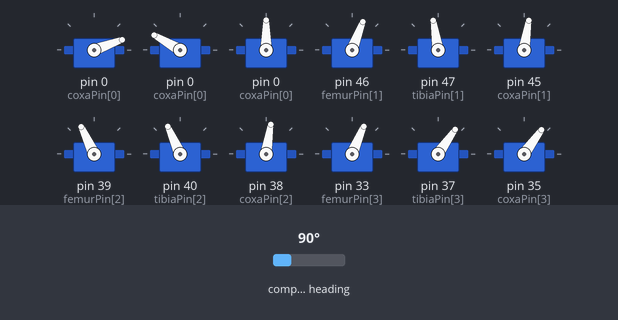
Bench run of a sketch on a simulated Arduino Mega 2560, built with avr-gcc and run on an emulated ATmega2560. Parts: 12 × servo. The test bench sets the inputs (shaded band); at power-on: compass heading 90°. What the sketch prints to the serial monitor is not drawn.

Above: at 5.05 s.
At 5.7 s:
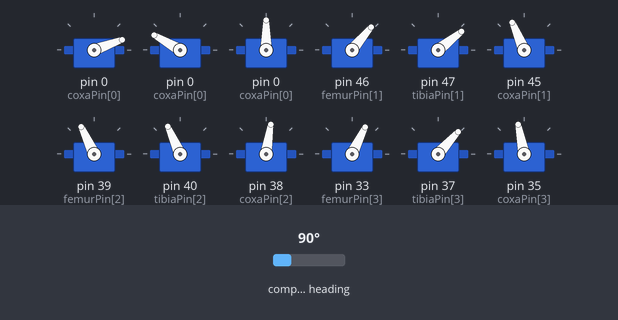
At 6.05 s:
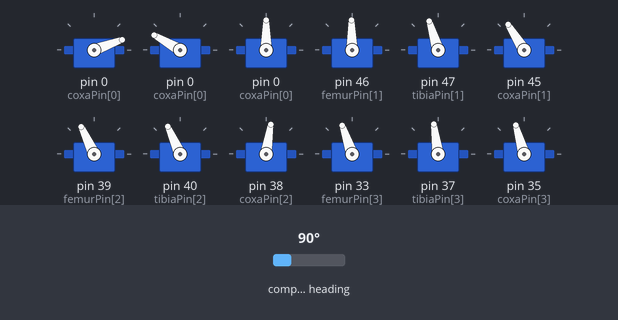
At 6.4 s:
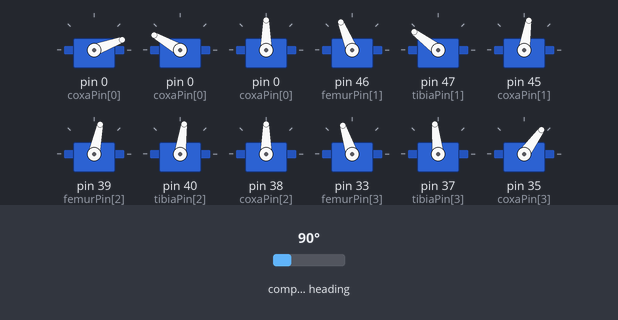
At 7.1 s:
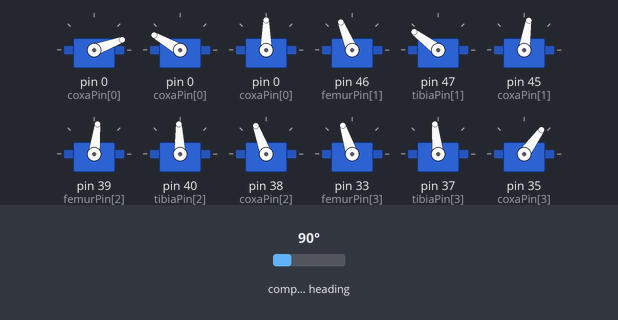
At 7.8 s:
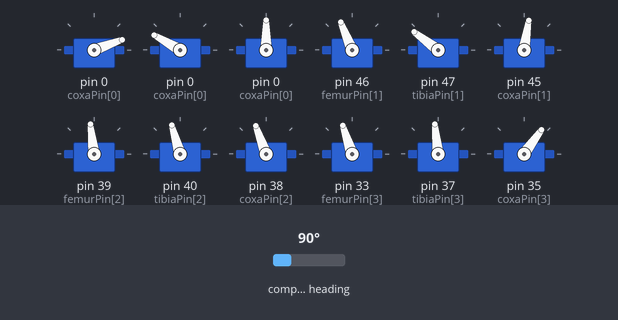
Timing chart, 0 to 11.5 s (numbered marks = the images above):
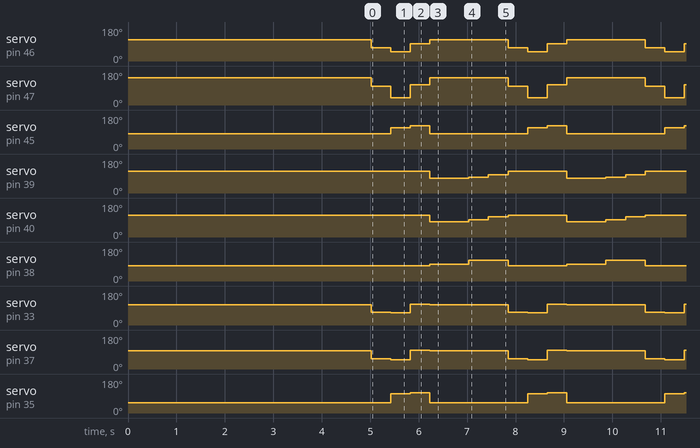

The sketch:

Tes_Tangga.ino
```cpp
#include <QMC5883LCompass.h>

#include <Servo.h>
#include <Math.h>
#include <EEPROM.h>
#include <SoftwareSerial.h>
#include <QMC5883LCompass.h>

//SoftwareSerial hc06(0,1);

Servo coxa[7];
Servo femur[7];
Servo tibia[7];

//double deg_fem1, deg_fem2,

const int coxaPin[] = {0, 45, 38, 35, 28, 18, 6};
const int femurPin[] = {0, 46, 39, 33, 31, 19, 8}; //Femur kaki 4 ada di pin 8 (femur[6]), femur[0] itu leher
const int tibiaPin[] = {0, 47, 40, 37, 30, 22, 9}; //Tibia kaki 4 ada di pin 9 (tibia[6]), tibia[0] itu gripper

/* Bentuk kartesian kaki kiri
                ^ +z
                |
                |
                |
                |
  -y <- - - - - -

 */

 /* Bentuk kartesian kaki kanan
       ^ +z
       |
       |
       |
       |
       - - - - - > +y
 */

const double L_TO = 70.0; // panjang femur-tibia 70 mm
const double L_TF = 42.0; // panjang tibia-target 42 mm

const double Y_Rest =  70.0;
const double Z_Rest = -80.0;

// Kaki kanan (ini di daerah +)
double JXActR = 0.0;  // -20 <= x <= 20  (titik 0 adalah 0 derajat dengan sumbu x) 0
double JYActR = 0.0;   // 0 <= y <= 8  (menjauh -> mendekat body) 0
double JZActR = 0.0;  // 0 <= z <= 15 (naik -> turun)  -7

// Kaki kiri (ini di daerah -)
double JXActL = 0.0;  // -20 <= x <= 20  (titik 0 adalah 0 derajat dengan sumbu x) 0
double JYActL = 0.0;   // -8 <= y <= 0  (mendekat -> menjauh body) 40
double JZActL = 0.0;  //  <= z <= 10 (naik -> turun) 70

const double deg_TibiaLag = 15.4;

char dataRead, tampung;
int diff_y=1,a,akeep,anew,anewkeep;
int stepbelok_x=10,stepbelok_z=20;
QMC5883LCompass compass;

void setup() {
  // put your setup code here, to run once:

  // batas atas femur = 140
  // batas bawah femur = 90
  // batas atas tibia = 90+30
  // batas bawah tibia = 90-30

  Serial3.begin (9600);
  Serial.begin (9600);
  //hc06.begin(9600);
  compass.init();
  hitungcompass();
  akeep=a;

  for (int i = 0; i < 7; i++) {

    femur[i].attach (femurPin[i]);
    tibia[i].attach (tibiaPin[i]);
    coxa[i].attach (coxaPin[i]);

    if (i <= 3) { //kaki kiri
      femur[i].write (90);
      tibia[i].write (180);
    }
    else {
      femur[i].write (90+5);
      tibia[i].write (0);
    }
      femur[0].write (20);
      tibia[0].write (150);

  }

  coxa[1].write (90+45);
  coxa[2].write (90);
  coxa[3].write (90-45);

  coxa[4].write (90-45);
  coxa[5].write (90);
  coxa[6].write (90+45);
  //delay (50000000);
  // Berdiri ();
  // delay(7000);
  CartesianMoveLeg (-10,-10,0, 3); //kaki depan dorong
  CartesianMoveLeg (80,-10,30, 1); //kaki belakang dorong
  CartesianMoveLeg (-10,0,0, 5); // kaki tengah dorong
  CartesianMoveLeg (10,-10,0, 6);//kaki depan dorong
  CartesianMoveLeg (-80,-10,30, 4); //kaki belakang dorong
  CartesianMoveLeg (10,0,0, 2); //kaki tengah dorong
  delay(5000);

  // CartesianMoveLeg (-20,20,30, 4); //kaki belakang pijak
  // CartesianMoveLeg (20,20,30, 1); //kaki belakang pijak
  //   delay(5000000);

  //CartesianMoveLeg (-40,-10,0, 6); //kaki belakang pijak

}

void Berdiri () {

  // Berdiri
    for (int i = 1; i < 7; i++) {

      if (i > 3) {
        CartesianMoveLeg (JXActL, JYActL+diff_y, JZActL, i);
      }
      else {
        CartesianMoveLeg (JXActR, JYActR+diff_y, JZActR, i);
      }
    }

}

void loop() {

  int interval = 400;
  int pindah =30;

  //pasanagan 1
  CartesianMoveLeg (-10,-10,30, 3); //kaki depan angkat
  CartesianMoveLeg (80,-10,60, 1); //kaki belakang angkat
  CartesianMoveLeg (0,10,30, 5); // kaki tengah angkat
  CartesianMoveLeg (10,-10,0, 6); //kaki depan dorong
  CartesianMoveLeg (-80,-10,30, 4); //kaki belakang dorong
  CartesianMoveLeg (10,0,0, 2); // kaki tengah dorong
  delay(interval);

  CartesianMoveLeg (-45,-40,30, 3); //kaki depan angkat maju
  CartesianMoveLeg (20,-20,40, 1); //kaki belakang angkat maju
  CartesianMoveLeg (30,10,30, 5); // kaki tengah angkat maju
  delay(interval);

  CartesianMoveLeg (-55,-40,0, 3); //kaki depan pijak
  CartesianMoveLeg (20,20,30, 1); //kaki belakang pijak
  CartesianMoveLeg (30,10,20, 5); // kaki tengah pijak
  delay(interval);

  //pasangan 2
  CartesianMoveLeg (10,-10,30, 6); //kaki depan angkat
  CartesianMoveLeg (-80,-10,60, 4); //kaki belakang angkat
  CartesianMoveLeg (0,10,30, 2); // kaki tengah angkat
  CartesianMoveLeg (-10,-10,0, 3); //kaki depan dorong
  CartesianMoveLeg (80,-10,30, 1); //kaki belakang dorong
  CartesianMoveLeg (-10,0,0, 5); // kaki tengah dorong
  delay(interval);
//////////////////////////////////////////

  CartesianMoveLeg (10,-10,30, 6); //kaki depan angkat
  CartesianMoveLeg (-80,-10,40, 4); //kaki belakang angkat
  CartesianMoveLeg (0,10,30, 2); // kaki tengah angkat
  delay(interval);

  CartesianMoveLeg (45,-40,30, 6); //kaki depan angkat maju
  CartesianMoveLeg (-20,-20,60, 4); //kaki belakang angkat maju
  CartesianMoveLeg (-30,10,30, 2); // kaki tengah angkat maju
  delay(interval);

  CartesianMoveLeg (55,-30,15, 6); //kaki depan pijak
  CartesianMoveLeg (-20,20,30, 4); //kaki belakang pijak
  CartesianMoveLeg (-30,10,20, 2); // kaki tengah pijak
  delay(interval);


  //pasangan 1
  // CartesianMoveLeg (-45,-40,40, 3); //kaki depan angkat
  // delay(interval);
  // CartesianMoveLeg (-95,-30,50, 3); //kaki depan angkat maju
  // delay(interval);
  // CartesianMoveLeg (-85,-30,20, 3); //kaki depan pijak
  // delay(interval);
  // CartesianMoveLeg (-70,-15,50, 4);//kaki belakang angkat
  // delay(interval);
  // CartesianMoveLeg (-25,-5,50, 4);//kaki belakang angkat maju
  // delay(interval);
  // CartesianMoveLeg (-25,-5,10 , 4); //kaki belakang pijak
  // delay(interval);
  // delay(1000000);

  //pasangan 2
  // CartesianMoveLeg (40,-40,50, 6); // kaki depan angkat
  // delay(interval);
  // tibia[6].write (0);
  // delay(200);
  // CartesianMoveLeg (100,-30,50, 6); // kaki depan angkat maju
  // delay(interval);
  // CartesianMoveLeg (80,-30,15, 6); //kaki depan pijak
  // delay(interval);
  // CartesianMoveLeg (30,0,40, 1); //kaki belakang angkat
  // delay(interval);
  // CartesianMoveLeg (-40,0,40, 1); //kaki belakang angkat maju
  // delay(interval);
  // CartesianMoveLeg (-40,0,10, 1); //kaki belakang pijak
  // delay(interval);

  //pasangan 3
  // CartesianMoveLeg (0,0,40, 2);//kaki tengah angkat
  // CartesianMoveLeg (0,0,40, 5);//kaki tengah angkt
  // delay(interval);

  // CartesianMoveLeg (-55,0,40, 2);//kaki tengah angkat maju
  // CartesianMoveLeg (55,0,40, 5);//kaki tengah angkt maju
  // delay(interval);

  // CartesianMoveLeg (-65,-20,15, 2); //kaki tengah pijak
  // CartesianMoveLeg (65,-20,10, 5); // kaki tengah pijak
  // delay(1000000);


  //joget2
  /*
  CartesianMoveLeg (-30,-30+pindah,0, 3); //kaki depan pijak
  CartesianMoveLeg (0,-30-pindah,0, 4); //kaki belakang pijak
  CartesianMoveLeg (0,-30+pindah,0, 1); //kaki belakang pijak
  CartesianMoveLeg (30,-30-pindah,0, 6); //kaki depan pijak
  CartesianMoveLeg (-30,-30+pindah,0, 2); //kaki tengah tancap
  CartesianMoveLeg (30,-30-pindah,0, 5); // kaki tengah tancap
  delay(interval);

  CartesianMoveLeg (-30,-30-pindah,0, 3); //kaki depan pijak
  CartesianMoveLeg (0,-30+pindah,0, 4); //kaki belakang pijak
  CartesianMoveLeg (0,-30-pindah,0, 1); //kaki belakang pijak
  CartesianMoveLeg (30,-30+pindah,0, 6); //kaki depan pijak
  CartesianMoveLeg (-30,-30-pindah,0, 2); //kaki tengah tancap
  CartesianMoveLeg (30,-30+pindah,0, 5); // kaki tengah tancap
  delay(interval);*/

  //tes koordinat
 /*
  CartesianMoveLeg (-60,-30,30, 3); //kaki depan pijak
  CartesianMoveLeg (0,-10,50, 4); //kaki belakang pijak
  CartesianMoveLeg (0,-10,50, 1); //kaki belakang pijak
  CartesianMoveLeg (60,-30,30, 6); //kaki depan pijak
  CartesianMoveLeg (-30,0,40, 2); //kaki tengah pijak
  CartesianMoveLeg (30,0,40, 5); // kaki tengah pijak
  delay(2000);
  CartesianMoveLeg (-30,-40,0, 3); //kaki depan dorong
  CartesianMoveLeg (30,-40,0, 6);//kaki depan dorong
  CartesianMoveLeg (0,10,10, 2); //kaki tengah dorong
  CartesianMoveLeg (0,10,10, 5); // kaki tengah dorong
  CartesianMoveLeg (30,0,0, 1); //kaki belakang dorong
  CartesianMoveLeg (-30,0,0 , 4); //kaki belakang dorong
  delay(5000);*/

  // CartesianMoveLeg (30,0,0, 2); //kaki tengah dorong
  // CartesianMoveLeg (-30,0,0, 5); // kaki tengah dorong
  // CartesianMoveLeg (-30,-40,0, 3); //kaki depan dorong
  // CartesianMoveLeg (30,-40,0, 6);//kaki depan dorong
  // CartesianMoveLeg (60,-30,-5, 1); //kaki belakang dorong
  // CartesianMoveLeg (-60,-30,-5 , 4); //kaki belakang dorong
  // delay(2000);

  //jalan maju tangga
  /*
  CartesianMoveLeg (0,0,40, 3); //kaki depan angkat
  delay(100);
  CartesianMoveLeg (-60,-30,40, 4);//kaki belakang angkat
  delay(interval);

  CartesianMoveLeg (-60,-30,30, 3); //kaki depan pijak
  delay(100);
  CartesianMoveLeg (0,-10,50, 4); //kaki belakang pijak
  delay(interval);

  CartesianMoveLeg (60,-30,40, 1); //kaki belakang angkat
  delay(100);
  CartesianMoveLeg (0,0,40, 6); // kaki depan angkat
  delay(interval);

  CartesianMoveLeg (0,-10,50, 1); //kaki belakang pijak
  delay(100);
  CartesianMoveLeg (60,-30,30, 6); //kaki depan pijak
  delay(interval);

  CartesianMoveLeg (0,0,40, 2);//kaki tengah angkat triangle
  delay(100);
  CartesianMoveLeg (0,0,40, 5);//kaki tengah angkt triangle
  delay(interval);

  CartesianMoveLeg (-30,0,40, 2); //kaki tengah pijak
  delay(100);
  CartesianMoveLeg (30,0,40, 5); // kaki tengah pijak
  delay(interval);

  CartesianMoveLeg (-30,-40,0, 3); //kaki depan dorong
  CartesianMoveLeg (30,-40,0, 6);//kaki depan dorong
  CartesianMoveLeg (0,10,10, 2); //kaki tengah dorong
  CartesianMoveLeg (0,10,10, 5); // kaki tengah dorong
  CartesianMoveLeg (30,0,0, 1); //kaki belakang dorong
  CartesianMoveLeg (-30,0,0 , 4); //kaki belakang dorong
  delay(interval);*/


  /*
    CartesianMoveLeg (30,0,0, 2); //kaki tengah dorong
    CartesianMoveLeg (-30,0,0, 5); // kaki tengah dorong
    delay(3000);


    CartesianMoveLeg (30,0,40, 2); //kaki tengah angkat
    CartesianMoveLeg (-30,0,40, 5); // kaki tengah angkat
    delay(3000);

    CartesianMoveLeg (0,0,40, 5);//kaki tengah angkat triangle
    CartesianMoveLeg (0,0,40, 5);//kaki tengah angkt triangle

    CartesianMoveLeg (-30,0,40, 2); //kaki tengah angkat maju
    CartesianMoveLeg (30,0,40, 5); // kaki tengah angkat maju
    delay(3000);

    CartesianMoveLeg (-30,0,0, 2); //kaki tengah tancap
    CartesianMoveLeg (30,0,0, 5); // kaki tengah tancap
    delay(3000);
  */


  // put your main code here, to run repeatedL_Oy:
  /*
  CartesianMoveLeg (0,0,50, 3); //kaki depan angkat
  //CartesianMoveLeg (0,0,50, 6); // kaki depan angkat
  delay(3000);

  CartesianMoveLeg (-60,-30,40, 3); //kaki depan pijak
  //CartesianMoveLeg (60,-30,40, 6); //kaki depan pijak
  delay(3000);

  CartesianMoveLeg (0,0,0, 3); //kaki depan dorong
  //CartesianMoveLeg (0,0,0, 6);//kaki depan dorong
  delay(3000);
*/


  /* KAKI
  CartesianMoveLeg (60,-30,-5, 1); //kaki belakang dorong
  CartesianMoveLeg (-60,-30,-5 , 4); //kaki belakang dorong
  delay(3000);


  CartesianMoveLeg (60,-30,40, 1); //kaki belakang angkat
  //CartesianMoveLeg (-60,-30,40, 4);//kaki belakang angkat
  delay(3000);

   CartesianMoveLeg (0,0,50, 1); //kaki belakang pijak
  //CartesianMoveLeg (0,0,50, 4); //kaki belakang pijak
  delay(3000);

  //CartesianMoveLeg (-40,7,60, 3);
  //CartesianMoveLeg (40,7,60, 6);
  */
}

void Belok_Kanan () {

     int interval=150;
    //------------------------------------// Pasangan 1 angkat
      CartesianMoveLeg (0,9+diff_y,65, 1);
      CartesianMoveLeg (0,9+diff_y,65, 3);
      CartesianMoveLeg (0,9+diff_y,65, 5);
      delay (interval);
//
    //------------------------------------// Pasangan 2 dorong belakang
      CartesianMoveLeg (0,0+diff_y,0, 4);
      CartesianMoveLeg (0,0+diff_y,0, 6);
      CartesianMoveLeg (0,0+diff_y,0, 2);
//
    //------------------------------------// Pasangan 1 geser
      CartesianMoveLeg (stepbelok_x,9+diff_y,stepbelok_z, 1);
      CartesianMoveLeg (stepbelok_x,9+diff_y,stepbelok_z, 3);
      CartesianMoveLeg (stepbelok_x,9+diff_y,stepbelok_z, 5);
      delay (interval);
//
    //------------------------------------// Pasangan 1 tancap
      CartesianMoveLeg (stepbelok_x,0+diff_y,-1, 1);
      CartesianMoveLeg (stepbelok_x,0+diff_y,-1, 3);
      CartesianMoveLeg (stepbelok_x,0+diff_y,-1, 5);
      delay (interval);
//
      //------------------------------------// Pasangan 2 angkat
      CartesianMoveLeg (0, 9+diff_y, stepbelok_z, 4);
      CartesianMoveLeg (0, 9+diff_y, stepbelok_z, 6);
      CartesianMoveLeg (0, 9+diff_y, stepbelok_z, 2);
      delay (interval);
//
      //------------------------------------// Pasangan 1 dorong belakang
      CartesianMoveLeg (0,0+diff_y,0, 1);
      CartesianMoveLeg (0,0+diff_y,0, 3);
      CartesianMoveLeg (0,0-diff_y,0, 5);
//
    //------------------------------------// Pasangan 2 geser
      CartesianMoveLeg (stepbelok_x,9+diff_y,stepbelok_z, 4);
      CartesianMoveLeg (stepbelok_x,9+diff_y,stepbelok_z, 6);
      CartesianMoveLeg (stepbelok_x,9+diff_y,stepbelok_z, 2);
      delay (interval);
//
    //------------------------------------// Pasangan 2 tancap
      CartesianMoveLeg (stepbelok_x,0+diff_y,-1, 4);
      CartesianMoveLeg (stepbelok_x,0+diff_y,-1, 6);
      CartesianMoveLeg (stepbelok_x,0+diff_y,-1, 2);
      delay (interval);


}

void Belok_Kiri () {

     int interval=150;
    //------------------------------------// Pasangan 1 angkat
      CartesianMoveLeg (0,9+diff_y,stepbelok_z, 1);
      CartesianMoveLeg (0,9+diff_y,stepbelok_z, 3);
      CartesianMoveLeg (0,9+diff_y,stepbelok_z, 5);
      delay (interval);
//
    //------------------------------------// Pasangan 2 dorong belakang
      CartesianMoveLeg (0,0+diff_y,0, 4);
      CartesianMoveLeg (0,0+diff_y,0, 6);
      CartesianMoveLeg (0,0+diff_y,0, 2);
//
    //------------------------------------// Pasangan 1 geser
      CartesianMoveLeg (-stepbelok_x,9+diff_y,stepbelok_z, 1);
      CartesianMoveLeg (-stepbelok_x,9+diff_y,stepbelok_z, 3);
      CartesianMoveLeg (-stepbelok_x,9+diff_y,stepbelok_z, 5);
      delay (interval);
//
    //------------------------------------// Pasangan 1 tancap
      CartesianMoveLeg (-stepbelok_x,0+diff_y,-1, 1);
      CartesianMoveLeg (-stepbelok_x,0+diff_y,-1, 3);
      CartesianMoveLeg (-stepbelok_x,0+diff_y,-1, 5);
      delay (interval);
//
      //------------------------------------// Pasangan 2 angkat
      CartesianMoveLeg (0, 9+diff_y, stepbelok_z, 4);
      CartesianMoveLeg (0, 9+diff_y, stepbelok_z, 6);
      CartesianMoveLeg (0, 9+diff_y, stepbelok_z, 2);
      delay (interval);
//
      //------------------------------------// Pasangan 1 dorong belakang
      CartesianMoveLeg (0,0+diff_y,0, 1);
      CartesianMoveLeg (0,0+diff_y,0, 3);
      CartesianMoveLeg (0,0-diff_y,0, 5);
//
    //------------------------------------// Pasangan 2 geser
      CartesianMoveLeg (-stepbelok_x,9+diff_y,stepbelok_z, 4);
      CartesianMoveLeg (-stepbelok_x,9+diff_y,stepbelok_z, 6);
      CartesianMoveLeg (-stepbelok_x,9+diff_y,stepbelok_z, 2);
      delay (interval);
//
    //------------------------------------// Pasangan 2 tancap
      CartesianMoveLeg (-stepbelok_x,0+diff_y,-1, 4);
      CartesianMoveLeg (-stepbelok_x,0+diff_y,-1, 6);
      CartesianMoveLeg (-stepbelok_x,0+diff_y,-1, 2);
      delay (interval);


}

void Gerak_Maju () {
      int interval=200;
    //------------------------------------// Pasangan 1 angkat
      CartesianMoveLeg (0,9+diff_y,65, 1);
      CartesianMoveLeg (0,9+diff_y,65, 3);
      CartesianMoveLeg (0,9+diff_y,65, 5);
      delay (interval);
//
    //------------------------------------// Pasangan 2 dorong belakang
      CartesianMoveLeg (0,0+diff_y,0, 4);
      CartesianMoveLeg (0,0+diff_y,0, 6);
      CartesianMoveLeg (0,0+diff_y,0, 2);
//
    //------------------------------------// Pasangan 1 geser
      CartesianMoveLeg (-25,9+diff_y,65, 1);
      CartesianMoveLeg (-25,9+diff_y,65, 3);
      CartesianMoveLeg (25,9+diff_y,65, 5);
      delay (interval);
//
    //------------------------------------// Pasangan 1 tancap
      CartesianMoveLeg (-25,0+diff_y,-1, 1);
      CartesianMoveLeg (-25,0+diff_y,-1, 3);
      CartesianMoveLeg (25,0+diff_y,-1, 5);
      delay (interval);
//
      //------------------------------------// Pasangan 2 angkat
      CartesianMoveLeg (0, 9+diff_y, 65, 4);
      CartesianMoveLeg (0, 9+diff_y, 65, 6);
      CartesianMoveLeg (0, 9+diff_y, 65, 2);
      delay (interval);
//
      //------------------------------------// Pasangan 1 dorong belakang
      CartesianMoveLeg (0,0+diff_y,0, 1);
      CartesianMoveLeg (0,0+diff_y,0, 3);
      CartesianMoveLeg (0,0-diff_y,0, 5);
//
    //------------------------------------// Pasangan 2 geser
      CartesianMoveLeg (25,9+diff_y,65, 4);
      CartesianMoveLeg (25,9+diff_y,65, 6);
      CartesianMoveLeg (-25,9+diff_y,65, 2);
      delay (interval);
//
    //------------------------------------// Pasangan 2 tancap
      CartesianMoveLeg (25,0+diff_y,-1, 4);
      CartesianMoveLeg (25,0+diff_y,-1, 6);
      CartesianMoveLeg (-25,0+diff_y,-1, 2);
      delay (interval);


}

void Gerak_Mundur () {

      CartesianMoveLeg (0,9,65, 1);   //tes z,15 +- 1 cm  // Koordinat 1 (kaki 1-3) (0, 9, 65)
      CartesianMoveLeg (0,9,65, 3);
      CartesianMoveLeg (0,-30,-24, 5);  //tes y,5 +- 1 cm batas 8 Koordinat 1 (kaki 4-6) (0, -30, -24)

      delay (100);
//
      CartesianMoveLeg (20,9,65, 1);
      CartesianMoveLeg (30,9,65, 3);
      CartesianMoveLeg (-10,-30,-24, 5);

      delay (100);
//
      CartesianMoveLeg (20,0,0, 1);
      CartesianMoveLeg (30,0,0, 3);
      CartesianMoveLeg (-10,0,0, 5);

      delay (700);

      CartesianMoveLeg (0,0,0, 1);
      CartesianMoveLeg (0,0,0, 3);
      CartesianMoveLeg (0,0,0, 5);

      delay (100);

      //------------------------------------// Pasangan 2

      CartesianMoveLeg (0,-30,-24, 4);   //tes z,15 +- 1 cm  // Koordinat 1 (kaki 1-3) (0, 9, 65)
      CartesianMoveLeg (0,-30,-24, 6);
      CartesianMoveLeg (0, 9, 65, 2);  //tes y,5 +- 1 cm batas 8 Koordinat 1 (kaki 4-6) (0, -30, -24)

      delay (100);
//
      CartesianMoveLeg (-10,-30,-24, 4);
      CartesianMoveLeg (-10,-30,-24, 6);
      CartesianMoveLeg (30,9,65, 2);

      delay (100);
//
      CartesianMoveLeg (-10,0,0, 4);
      CartesianMoveLeg (-10,0,0, 6);
      CartesianMoveLeg (30,0,0, 2);

      delay (700);

      CartesianMoveLeg (0,0,0, 4);
      CartesianMoveLeg (0,0,0, 6);
      CartesianMoveLeg (0,0,0, 2);

      delay (100);

}

void CartesianMoveLeg (double X, double Y, double Z, int i) {

  // OFFSET TO REST POSITION

  Y += Y_Rest;
  Z += Z_Rest;

  double deg_cox = atan (X / Y) * (180 / PI);
  double H = sqrt ((Y * Y) + (X * X));
  double L_O = sqrt ((H * H) + (Z * Z));
  double deg_tibia = acos (   ((L_TF * L_TF) + (L_TO * L_TO) - (L_O * L_O))   /   (2 * L_TF * L_TO)   ) * (180 / PI);
  double B = acos (((L_O * L_O) + (L_TF * L_TF) - (L_TO * L_TO))   /   (2 * L_O * L_TF)   ) * (180 / PI);
  double A = atan (Z / H) * (180 / PI);
  double deg_femur = (B + A);  //harusnya (B + (90-A))??, patokan mulai sudutnya -z???

  UpdateCartesian (deg_cox, deg_femur, deg_tibia, i);
//  Serial.print ("cox: ");
//  Serial.print (deg_cox);
//  Serial.print (" | femur: ");
//  Serial.print (deg_femur);
//  Serial.print (" | tibia: ");
//  Serial.println (deg_tibia);
//  delay (100);

}

void UpdateCartesian (double deg1, double deg2, double deg3, int i) {

  // MOVE TO POSITION

   if (i > 3) {
     femur[i].write (map(90 - deg2,40,180,140,0));
     tibia[i].write (map(deg3 + deg_TibiaLag - 45,180,30,0,150 ));
   }
   else {
     femur[i].write (90 - deg2);
     tibia[i].write (deg3 + deg_TibiaLag - 45);
   }

   if (i == 1 || i == 6) {
     coxa[i].write (90+45 - deg1);
   }
   if (i == 2 || i == 5) {
     coxa[i].write (90 - deg1);
   }
   if (i == 3 || i == 4) {
     coxa[i].write (90-45 - deg1);
   }

//  coxa[1].write (90+45 - deg1);
//  coxa[2].write (90 - deg1);
//  coxa[3].write (90-45 - deg1);
//
//  coxa[4].write (90-45 - deg1);
//  coxa[5].write (90 - deg1);
//  coxa[6].write (90+45 - deg1);

  //delay (100);

}

void hitungcompass() {
  // Read compass values
  compass.read();

  // Return Azimuth reading
  a = compass.getAzimuth();
  if(a<0)
  {
    a=360+a;
  }

 Serial.print("A: ");
  Serial.print(a);
  Serial.println();
}
```

Measured:
- by itself, servo on pin 46 (femurPin[1]): repeats every 2.8 s: 50° 0.40 s, 91° 0.41 s, 112° 1.6 s, 69° 0.40 s
- by itself, servo on pin 47 (tibiaPin[1]): repeats every 2.8 s: 38° 0.40 s, 107° 0.41 s, 143° 1.6 s, 99° 0.40 s
- by itself, servo on pin 45 (coxaPin[1]): repeats every 2.8 s: 122° 0.41 s, 81° 2.0 s, 113° 0.40 s
- by itself, servo on pin 39 (femurPin[2]): repeats every 2.8 s: 83° 0.40 s, 97° 0.41 s, 115° 1.2 s, 78° 0.81 s
- by itself, servo on pin 40 (tibiaPin[2]): repeats every 2.8 s: 92° 0.40 s, 106° 0.41 s, 114° 1.2 s, 82° 0.81 s
- by itself, servo on pin 38 (coxaPin[2]): repeats every 2.8 s: 110° 0.81 s, 81° 1.2 s, 90° 0.81 s
- by itself, servo on pin 33 (femurPin[3]): repeats every 2.8 s: 64° 0.40 s, 109° 0.41 s, 108° 1.6 s, 67° 0.40 s
- by itself, servo on pin 37 (tibiaPin[3]): repeats every 2.8 s: 48° 0.40 s, 98° 0.41 s, 96° 1.6 s, 55° 0.40 s
